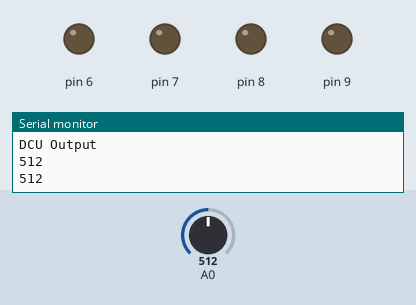
This sketch was run on a simulated Arduino Uno, built with avr-gcc and run on an emulated ATmega328P. Parts: output pins drawn as LEDs (lit = HIGH), the last lines printed to the serial monitor. The inputs (shaded band) are chosen by the test bench; at power-on: A0 = 512.

Above: at 2.8 s.
2.9 s: A0 set to 559
At 4.3 s:
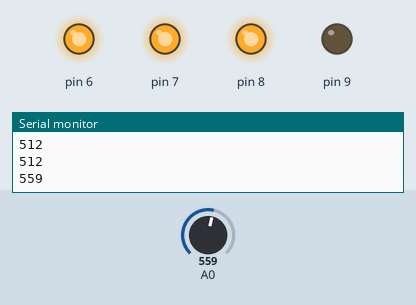
5.6 s: A0 set to 535
At 7.1 s:
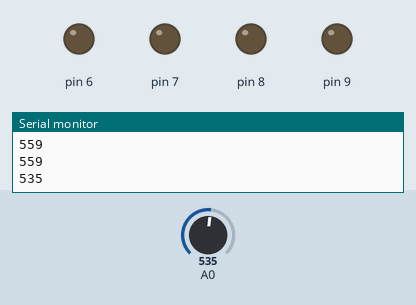
8.3 s: A0 set to 555
At 11.3 s:
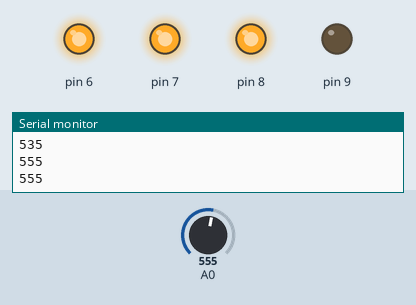
Timing chart, 0 to 12.8 s (numbered marks = the images above; inputs shaded):
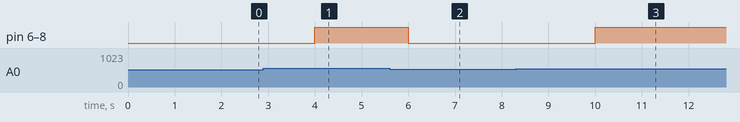

The sketch:

VernierDCU_simple.ino
```cpp
/*
VernierDCU_simple  (v 2015.03)
Controls the Vernier Digital Control Unit (DCU) connected to BTD 2 connector. The
DCU lines for BTD 2 are wired to Arduino pins 6, 7, 8, and 9.

In order to turn on individual lines of the DCU the following cases should be written to
the pins 6, 7, 8, and 9.
D1 on: (high, Low, low, low) > This is Case 1
D2 on: (low, high, low, low) > This is Case 2
D3 on: (low, low, high, low) > This is Case 4
D4 on: (low, low, low, high) > This is Case 8
D5 on: (high, low, high, high) > This is Case 13
D6 on: (low, high, high, high) > This is Case 14

Other combinations to turn on multiple lines at once can be found in the DCU User Manual.

See www.vernier.com/arduino for more information.

*/
int Duration=1000; //step time in ms
int value = 0;
//the lines below are so that you can quickly change this code if you want to
//use the DCU in the BTD1 connector for some reason.
int DCUinBTD2=1;// change this to 0 if you want to use the DCU on BTD 1
const int Pin1 = 2 +DCUinBTD2*4;
const int Pin2 = 3 +DCUinBTD2*4;
const int Pin3 = 4 +DCUinBTD2*4;
const int Pin4 = 5 +DCUinBTD2*4;
int output; //number sent to DCU
void setup()
{
  Serial.begin(9600);           // set up Serial library at 9600 bps
  Serial.println("DCU Output");
  pinMode(Pin1, OUTPUT);
  pinMode(Pin2, OUTPUT);
  pinMode(Pin3, OUTPUT);
  pinMode(Pin4, OUTPUT);
}
void loop ()
{
   value = analogRead(A0);
   Serial.println (value);
   if(value > 545)
   {
   digitalWrite (Pin1, HIGH);
   digitalWrite (Pin2, HIGH);
   digitalWrite (Pin3, HIGH);
   //digitalWrite (Pin4, HIGH);
   delay (Duration);
   }
   else
   {

   digitalWrite (Pin1, LOW);
   digitalWrite (Pin2, LOW);
   digitalWrite (Pin3, LOW);
   //digitalWrite (Pin4, LOW);
   //digitalWrite (Pin2, HIGH);
   delay (Duration*2);
   /*digitalWrite (Pin2, LOW); //
   digitalWrite (Pin3, HIGH);
   delay (Duration);
   digitalWrite (Pin3, LOW);
   digitalWrite (Pin4, HIGH);
   delay (Duration*2);*/
   }
 }
```

Measured:
- the behaviour switches between 545 and 546 on A0 (found by bisection; images 0 and 1)
- after the input at 2.9 s, pin 6–8: LOW → HIGH after 1.1 s
- after the input at 5.6 s, pin 6–8: HIGH → LOW after 0.40 s
- after the input at 8.3 s, pin 6–8: LOW → HIGH after 1.7 s
